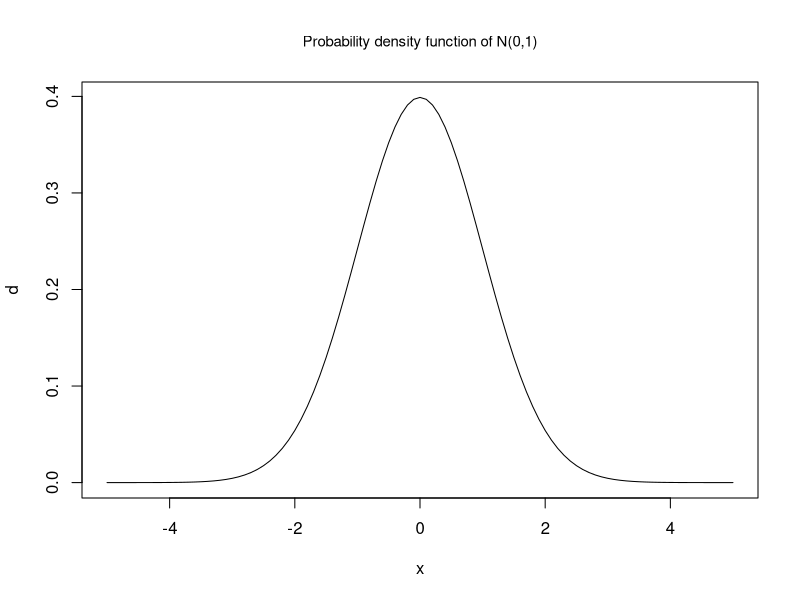
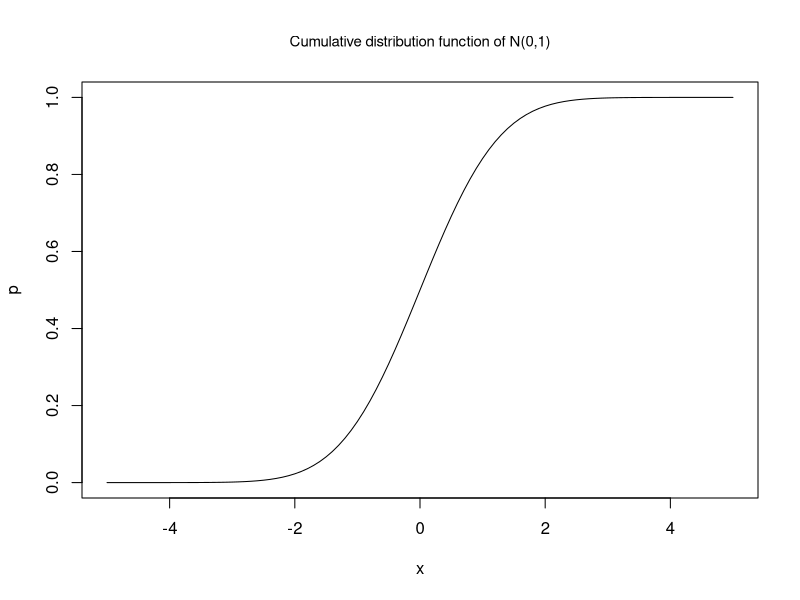
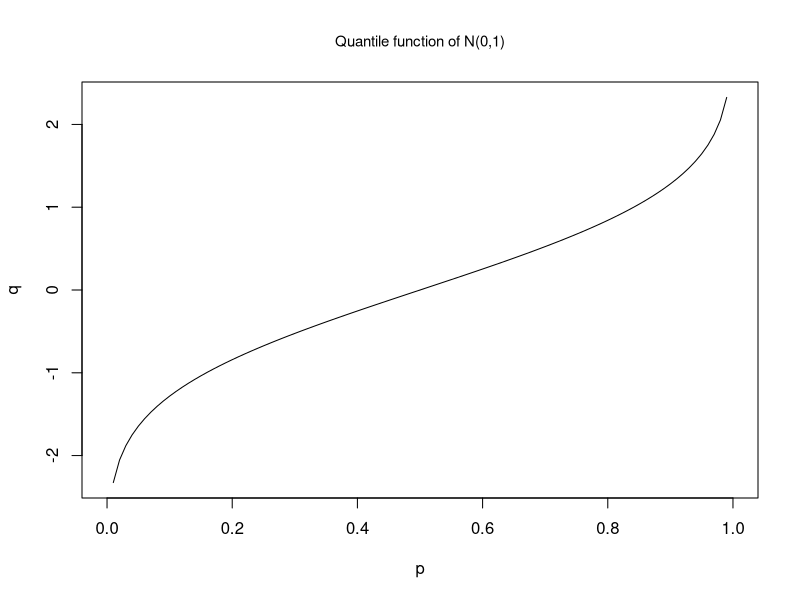
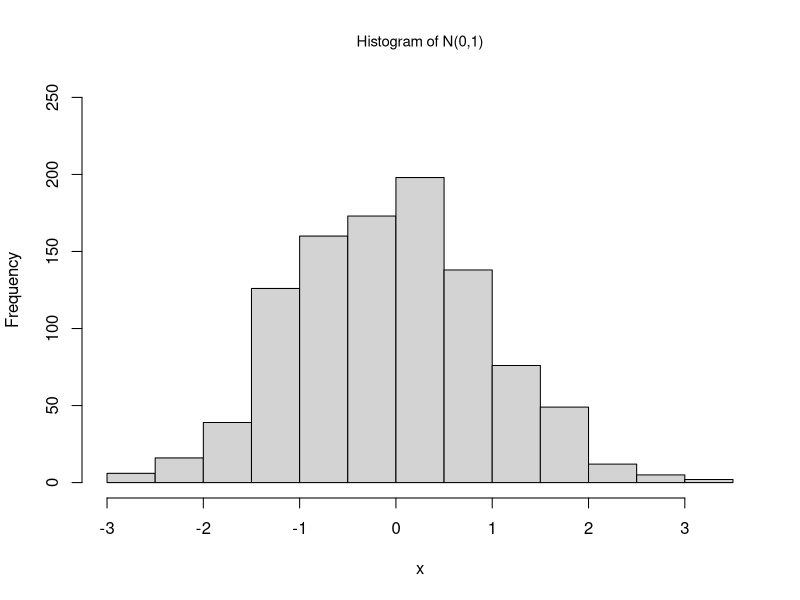
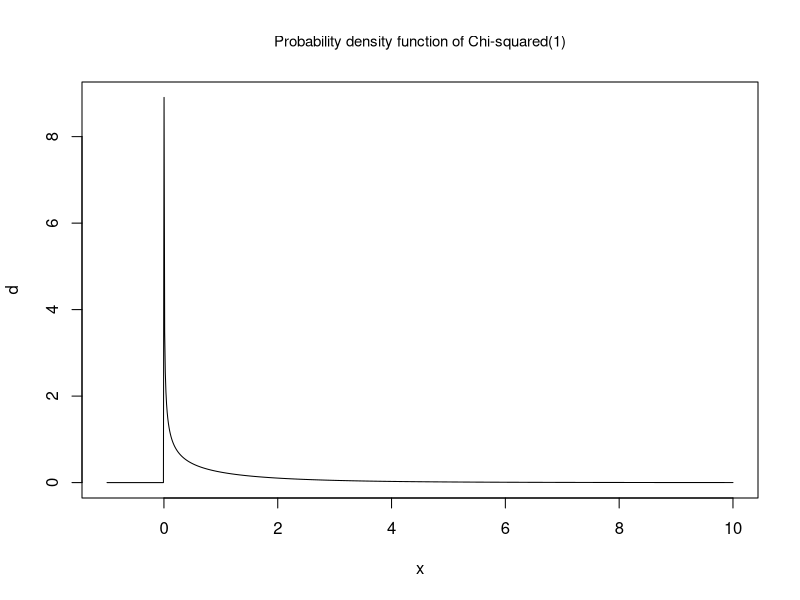
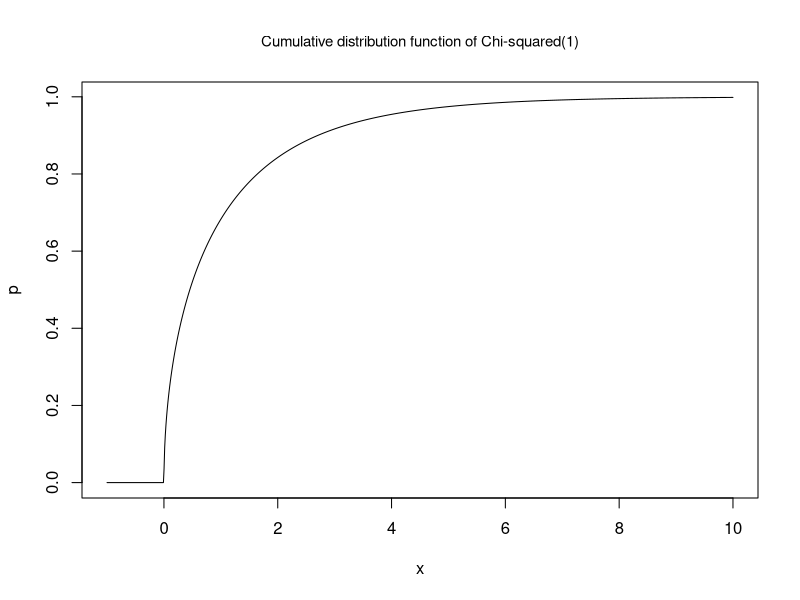
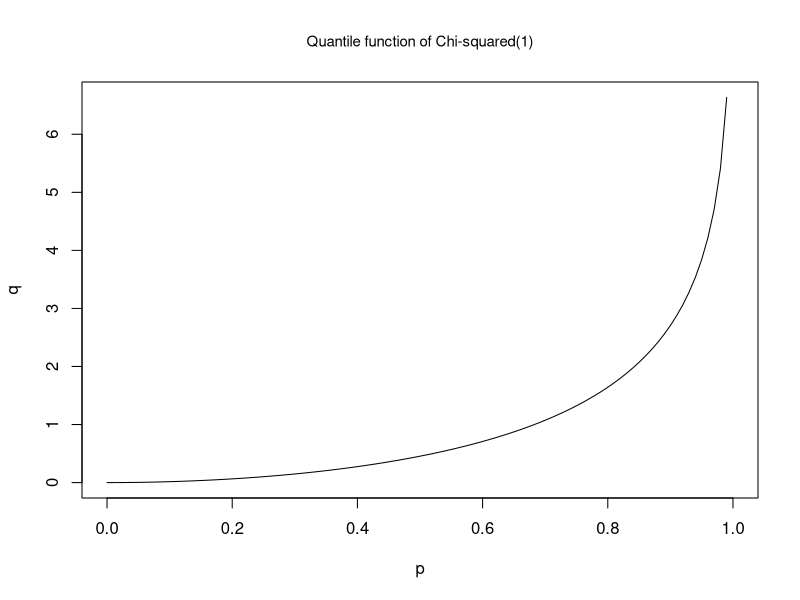
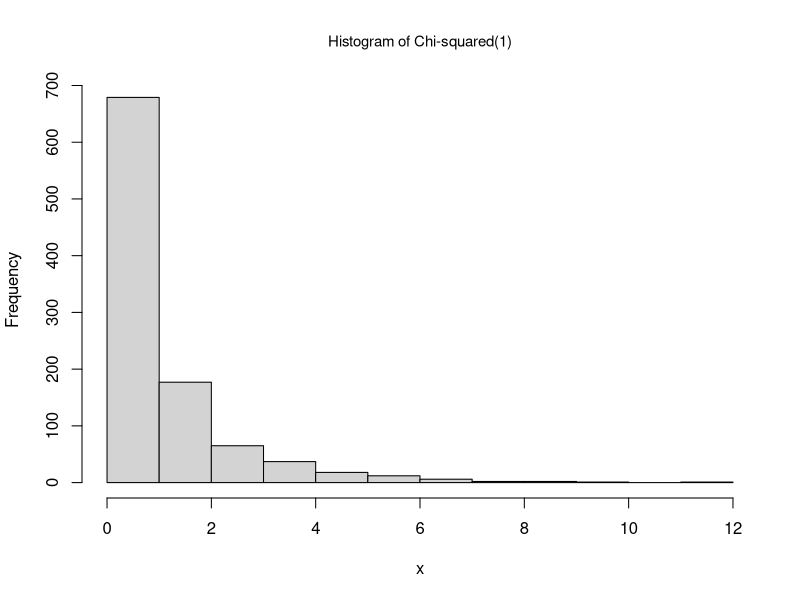

These figures' R source, in order:
## ---- chunk 1
dnorm(0)
x <- seq(-5, 5, by=0.1)
d <- dnorm(x, mean=0, sd=1)
plot(x, d, type="l", font.main=1, cex.main=0.9, main="Probability density function of N(0,1)")

pnorm(0)
x <- seq(-5, 5, by=0.1)
p <- pnorm(x)
plot(x, p, type="l", font.main=1, cex.main=0.9, main="Cumulative distribution function of N(0,1)")

qnorm(0.5)
p <- seq(0, 1, by=0.01)
q <- qnorm(p)
plot(p, q, type="l", font.main=1, cex.main=0.9, main="Quantile function of N(0,1)")

x <- rnorm(1000)
hist(x, font.main=1, cex.main=0.9, main="Histogram of N(0,1)", ylim = c(0, 250))
## ---- chunk 2
x <- seq(-1, 10, length.out=1000)
d <- dchisq(x, df=1)
plot(x, d, type="l", font.main=1, cex.main=0.9, main="Probability density function of Chi-squared(1)")

x <- seq(-1, 10, length.out=1000)
p <- pchisq(x, df=1)
plot(x, p, type="l", font.main=1, cex.main=0.9, main="Cumulative distribution function of Chi-squared(1)")

p <- seq(0, 1, by=0.01)
q <- qchisq(p, df=1)
plot(p, q, type="l", font.main=1, cex.main=0.9, main="Quantile function of Chi-squared(1)")

x <- rchisq(1000, df=1)
hist(x, font.main=1, cex.main=0.9, main="Histogram of Chi-squared(1)")
## ---- chunk 3
x <- seq(-1, 2, length.out=1000)
d <- dunif(x, min=0, max=1)
plot(x, d, type="l", font.main=1, cex.main=0.9, main="Probability density function of Unif(0,1)")

x <- seq(-1, 2, length.out=1000)
p <- punif(x)
plot(x, p, type="l", font.main=1, cex.main=0.9, main="Cumulative distribution function of Unif(0,1)")

p <- seq(0, 1, by=0.01)
q <- qunif(p)
plot(p, q, type="l", font.main=1, cex.main=0.9, main="Quantile function of Unif(0,1)")

x <- runif(1000)
hist(x, font.main=1, cex.main=0.9, main="Histogram of Unif(0,1)")
## ---- chunk 4
x <- seq(1, 10, by=1)
d <- dbinom(x, size=10, prob=0.5)
plot(x, d, type="b", font.main=1, cex.main=0.9, main="Probability mass function of Binomial(10,0.5)")

x <- seq(-1, 11, length.out=1000)
p <- pbinom(x, size=10, prob=0.5)
plot(x, p, type="l", font.main=1, cex.main=0.9, main="Cumulative distribution function of Binomial(10,0.5)")

p <- seq(0, 1, by=0.001)
q <- qbinom(p, size=10, prob=0.5)
plot(p, q, type="l", font.main=1, cex.main=0.9, main="Quantile function of Binomial(10,0.5)")

x <- rbinom(1000, size=10, prob=0.5)
hist(x, font.main=1, cex.main=0.9, main="Histogram of Binomial(10,0.5)")
## ---- chunk 5
x <- seq(1, 10, by=1)
d <- dgeom(x, prob=0.5)
plot(x, d, type="b", font.main=1, cex.main=0.9, main="Probability mass function of Geometric(0.5)")

x <- seq(-1, 11, length.out=1000)
p <- pgeom(x, prob=0.5)
plot(x, p, type="l", font.main=1, cex.main=0.9, main="Cumulative distribution function of Geometric(0.5)")

p <- seq(0, 1, by=0.001)
q <- qgeom(p, prob=0.5)
plot(p, q, type="l", font.main=1, cex.main=0.9, main="Quantile function of Geometric(0.5)")

x <- rgeom(1000, prob=0.5)
hist(x, font.main=1, cex.main=0.9, main="Histogram of Geometric(0.5)")
## ---- chunk 6
x <- seq(1, 10, by=1)
d <- dpois(x, lambda=4)
plot(x, d, type="b", font.main=1, cex.main=0.9, main="Probability mass function of Poisson(4)")

x <- seq(-1, 11, length.out=1000)
p <- ppois(x, lambda=4)
plot(x, p, type="l", font.main=1, cex.main=0.9, main="Cumulative distribution function of Poisson(4)")

p <- seq(0, 1, by=0.001)
q <- qpois(p, lambda=4)
plot(p, q, type="l", font.main=1, cex.main=0.9, main="Quantile function of Poisson(4)")

x <- rpois(1000, lambda=4)
hist(x, font.main=1, cex.main=0.9, main="Histogram of Poisson(4)")
## ---- chunk 7
x <- seq(-1, 5, length.out=1000)
d <- dexp(x, rate=4)
plot(x, d, type="l", font.main=1, cex.main=0.9, main="Probability density function of Exponential(4)")

x <- seq(-1, 5, length.out=1000)
p <- pexp(x, rate=4)
plot(x, p, type="l", font.main=1, cex.main=0.9, main="Cumulative distribution function of Exponential(4)")

p <- seq(0, 1, by=0.001)
q <- qexp(p, rate=4)
plot(p, q, type="l", font.main=1, cex.main=0.9, main="Quantile function of Exponential(4)")

x <- rexp(1000, rate=4)
hist(x, font.main=1, cex.main=0.9, main="Histogram of Exponential(4)")
